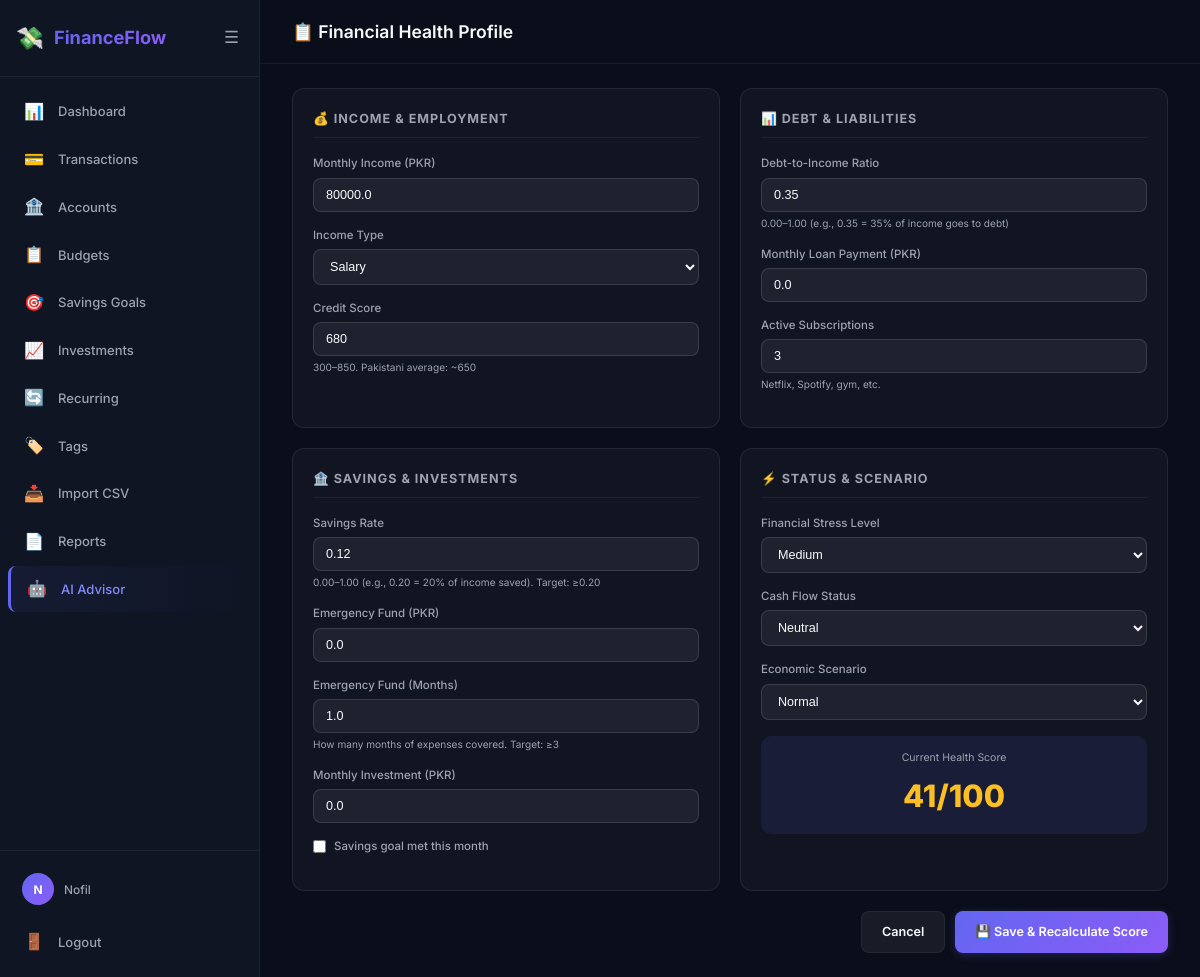
Page /ai/profile (signed in) on the committed database.
### app/models/user.py (models this page shows, shortened)
class User(UserMixin, db.Model):
    __tablename__ = 'users'
    user_id = db.Column(db.Integer, primary_key=True)
    name = db.Column(db.String(100), nullable=False)
    email = db.Column(db.String(150), unique=True, nullable=False)
    phone = db.Column(db.String(20))
    password_hash = db.Column(db.String(256))
    google_id = db.Column(db.String(100), unique=True)
    avatar_url = db.Column(db.String(500))
    preferred_currency = db.Column(db.String(10), default='PKR')
    is_active = db.Column(db.Boolean, default=True)
    created_at = db.Column(db.DateTime, default=datetime.utcnow)
    accounts = db.relationship('Account', backref='user', lazy='dynamic')
    transactions = db.relationship('Transaction', backref='user', lazy='dynamic')
    budgets = db.relationship('Budget', backref='user', lazy='dynamic')
    savings_goals = db.relationship('SavingsGoal', backref='user', lazy='dynamic')
    investments = db.relationship('Investment', backref='user', lazy='dynamic')
    recurring_transactions = db.relationship('RecurringTransaction', backref='user', lazy='dynamic')
    categories = db.relationship('Category', backref='user', lazy='dynamic')
    tags = db.relationship('Tag', backref='user', lazy='dynamic')
    notifications = db.relationship('Notification', backref='user', lazy='dynamic')
    financial_profile = db.relationship('FinancialProfile', backref='user', uselist=False, lazy='joined')
    ai_messages = db.relationship('AiChatMessage', backref='user', lazy='dynamic', order_by='AiChatMessage.created_at')
    @property
    def display_name(self):
        return self.name or self.email.split('@')[0]

### app/models/financial_profile.py (models this page shows, shortened)
class FinancialProfile(db.Model):
    __tablename__ = 'financial_profiles'
    id = db.Column(db.Integer, primary_key=True)
    user_id = db.Column(
        db.Integer, db.ForeignKey('users.user_id'),
        nullable=False, unique=True
    )
    monthly_income_pkr = db.Column(db.Float, default=80000.0)
    income_type = db.Column(db.String(50), default='Salary')  # Salary, Business, Freelance, etc.
    credit_score = db.Column(db.Integer, default=680)
    debt_to_income_ratio = db.Column(db.Float, default=0.35)
    savings_rate = db.Column(db.Float, default=0.12)
    financial_stress_level = db.Column(db.String(20), default='Medium')  # Low, Medium, High
    cash_flow_status = db.Column(db.String(20), default='Neutral')      # Positive, Neutral, Negative
    financial_scenario = db.Column(db.String(30), default='normal')     # normal, high_inflation, emergency
    emergency_fund_pkr = db.Column(db.Float, default=0.0)
    emergency_fund_months = db.Column(db.Float, default=1.0)
    loan_payment_pkr = db.Column(db.Float, default=0.0)
    investment_amount_pkr = db.Column(db.Float, default=0.0)
    subscription_services = db.Column(db.Integer, default=3)
    savings_goal_met = db.Column(db.Boolean, default=False)
    financial_advice_score = db.Column(db.Integer, default=50)
    _groq_api_key = db.Column('groq_api_key', db.String(255), nullable=True)
    preferred_model = db.Column(db.String(100), default='llama-3.3-70b-versatile')
    @property
    def groq_api_key(self) -> Optional[str]:
        """Decrypt and return user's custom Groq API key."""
        if not self._groq_api_key:
            return None
        return decrypt_credential(self._groq_api_key)
    @groq_api_key.setter
    def groq_api_key(self, value: Optional[str]):
        """Encrypt and store user's custom Groq API key."""
        if not value or not str(value).strip():
            self._groq_api_key = None
        else:
            self._groq_api_key = encrypt_credential(str(value).strip())
    updated_at = db.Column(
        db.DateTime, default=datetime.utcnow, onupdate=datetime.utcnow
    )

### app/ai/routes.py (the view, shortened to what this page needs)
@ai_bp.route('/profile', methods=['GET', 'POST'])
@login_required
def profile():
    fp = _ensure_profile(current_user.user_id)
    return render_template('ai/profile.html', profile=fp)

### app/templates/ai/profile.html (shortened to what this page needs)
{% extends 'base.html' %}
{% block page_title %}📋 Financial Health Profile{% endblock %}
{% block content %}
<form method="POST" action="{{ url_for('ai.profile') }}" class="profile-form">
    <div class="form-section">
        <h3>💰 Income & Employment</h3>
        <div class="form-group">
            <label for="monthly_income_pkr">Monthly Income (PKR)</label>
            <input type="number" id="monthly_income_pkr" name="monthly_income_pkr"
                   value="{{ profile.monthly_income_pkr }}" step="1000" min="0">
        </div>
        <div class="form-group">
            <label for="income_type">Income Type</label>
            <select id="income_type" name="income_type">
                {% for opt in ['Salary', 'Business', 'Freelance', 'Rental', 'Government', 'Mixed'] %}
                <option value="{{ opt }}" {% if profile.income_type == opt %}selected{% endif %}>{{ opt }}</option>
                {% endfor %}
            </select>
        </div>
        <div class="form-group">
            <label for="credit_score">Credit Score</label>
            <input type="number" id="credit_score" name="credit_score"
                   value="{{ profile.credit_score }}" min="300" max="850">
            <div class="hint">300–850. Pakistani average: ~650</div>
        </div>
    </div>
    <div class="form-section">
        <h3>📊 Debt & Liabilities</h3>
        <div class="form-group">
            <label for="debt_to_income_ratio">Debt-to-Income Ratio</label>
            <input type="number" id="debt_to_income_ratio" name="debt_to_income_ratio"
                   value="{{ profile.debt_to_income_ratio }}" step="0.01" min="0" max="1">
            <div class="hint">0.00–1.00 (e.g., 0.35 = 35% of income goes to debt)</div>
        </div>
        <div class="form-group">
            <label for="loan_payment_pkr">Monthly Loan Payment (PKR)</label>
            <input type="number" id="loan_payment_pkr" name="loan_payment_pkr"
                   value="{{ profile.loan_payment_pkr }}" step="500" min="0">
        </div>
        <div class="form-group">
            <label for="subscription_services">Active Subscriptions</label>
            <input type="number" id="subscription_services" name="subscription_services"
                   value="{{ profile.subscription_services }}" min="0" max="30">
            <div class="hint">Netflix, Spotify, gym, etc.</div>
        </div>
    </div>
    <div class="form-section">
        <h3>🏦 Savings & Investments</h3>
        <div class="form-group">
            <label for="savings_rate">Savings Rate</label>
            <input type="number" id="savings_rate" name="savings_rate"
                   value="{{ profile.savings_rate }}" step="0.01" min="0" max="1">
            <div class="hint">0.00–1.00 (e.g., 0.20 = 20% of income saved). Target: ≥0.20</div>
        </div>
        <div class="form-group">
            <label for="emergency_fund_pkr">Emergency Fund (PKR)</label>
            <input type="number" id="emergency_fund_pkr" name="emergency_fund_pkr"
                   value="{{ profile.emergency_fund_pkr }}" step="5000" min="0">
        </div>
        <div class="form-group">
            <label for="emergency_fund_months">Emergency Fund (Months)</label>
            <input type="number" id="emergency_fund_months" name="emergency_fund_months"
                   value="{{ profile.emergency_fund_months }}" step="0.5" min="0" max="24">
            <div class="hint">How many months of expenses covered. Target: ≥3</div>
        </div>
        <div class="form-group">
            <label for="investment_amount_pkr">Monthly Investment (PKR)</label>
            <input type="number" id="investment_amount_pkr" name="investment_amount_pkr"
                   value="{{ profile.investment_amount_pkr }}" step="1000" min="0">
        </div>
        <div class="form-group checkbox-group">
            <input type="checkbox" id="savings_goal_met" name="savings_goal_met"
                   {% if profile.savings_goal_met %}checked{% endif %}>
            <label for="savings_goal_met" style="margin-bottom: 0;">Savings goal met this month</label>
        </div>
    </div>
    <div class="form-section">
        <h3>⚡ Status & Scenario</h3>
        <div class="form-group">
            <label for="financial_stress_level">Financial Stress Level</label>
            <select id="financial_stress_level" name="financial_stress_level">
                {% for opt in ['Low', 'Medium', 'High'] %}
                <option value="{{ opt }}" {% if profile.financial_stress_level == opt %}selected{% endif %}>{{ opt }}</option>
                {% endfor %}
            </select>
        </div>
        <div class="form-group">
            <label for="cash_flow_status">Cash Flow Status</label>
            <select id="cash_flow_status" name="cash_flow_status">
                {% for opt in ['Positive', 'Neutral', 'Negative'] %}
                <option value="{{ opt }}" {% if profile.cash_flow_status == opt %}selected{% endif %}>{{ opt }}</option>
                {% endfor %}
            </select>
        </div>
        <div class="form-group">
            <label for="financial_scenario">Economic Scenario</label>
            <select id="financial_scenario" name="financial_scenario">
                {% for opt in ['normal', 'high_inflation', 'emergency'] %}
                <option value="{{ opt }}" {% if profile.financial_scenario == opt %}selected{% endif %}>{{ opt|capitalize }}</option>
                {% endfor %}
            </select>
        </div>
        {% if profile.financial_advice_score is not none %}
        <div style="margin-top: 16px; padding: 14px; background: rgba(99,102,241,0.1); border-radius: 10px; text-align: center;">
            <div style="font-size: 0.75rem; color: var(--text-secondary); margin-bottom: 4px;">Current Health Score</div>
            <div style="font-size: 2.2rem; font-weight: 800;
                 color: {% if profile.financial_advice_score >= 70 %}#34d399{% elif profile.financial_advice_score >= 40 %}#fbbf24{% else %}#f87171{% endif %}">
                {{ profile.financial_advice_score }}/100
            </div>
        </div>
        {% endif %}
    </div>
    <div class="form-actions">
        <a href="{{ url_for('ai.advisor') }}" class="btn btn-secondary">Cancel</a>
        <button type="submit" class="btn btn-primary">💾 Save & Recalculate Score</button>
    </div>
</form>
{% endblock %}

### app/templates/base.html (shortened to what this page needs)
<!DOCTYPE html>
<html lang="en">
<head>
    <link rel="stylesheet" href="{{ url_for('static', filename='css/style.css') }}">
</head>
<body>
    {% if current_user.is_authenticated %}
    <div class="app-layout">
        <aside class="sidebar" id="sidebar">
            <div class="sidebar-header">
                <div class="logo">
                    <span class="logo-icon">💸</span>
                    <span class="logo-text">FinanceFlow</span>
                </div>
                <button class="sidebar-toggle" id="sidebarToggle" aria-label="Toggle sidebar">
                    <span class="toggle-icon">☰</span>
                </button>
            </div>
            <nav class="sidebar-nav">
                <a href="{{ url_for('dashboard.index') }}" class="nav-item {% if request.endpoint and request.endpoint.startswith('dashboard') %}active{% endif %}">
                    <span class="nav-icon">📊</span><span class="nav-label">Dashboard</span>
                </a>
                <a href="{{ url_for('transactions.index') }}" class="nav-item {% if request.endpoint and request.endpoint.startswith('transactions') %}active{% endif %}">
                    <span class="nav-icon">💳</span><span class="nav-label">Transactions</span>
                </a>
                <a href="{{ url_for('accounts.index') }}" class="nav-item {% if request.endpoint and request.endpoint.startswith('accounts') %}active{% endif %}">
                    <span class="nav-icon">🏦</span><span class="nav-label">Accounts</span>
                </a>
                <a href="{{ url_for('budgets.index') }}" class="nav-item {% if request.endpoint and request.endpoint.startswith('budgets') %}active{% endif %}">
                    <span class="nav-icon">📋</span><span class="nav-label">Budgets</span>
                </a>
                <a href="{{ url_for('savings.index') }}" class="nav-item {% if request.endpoint and request.endpoint.startswith('savings') %}active{% endif %}">
                    <span class="nav-icon">🎯</span><span class="nav-label">Savings Goals</span>
                </a>
                <a href="{{ url_for('investments.index') }}" class="nav-item {% if request.endpoint and request.endpoint.startswith('investments') %}active{% endif %}">
                    <span class="nav-icon">📈</span><span class="nav-label">Investments</span>
                </a>
                <a href="{{ url_for('recurring.index') }}" class="nav-item {% if request.endpoint and request.endpoint.startswith('recurring') %}active{% endif %}">
                    <span class="nav-icon">🔄</span><span class="nav-label">Recurring</span>
                </a>
                <a href="{{ url_for('tags.index') }}" class="nav-item {% if request.endpoint and request.endpoint.startswith('tags') %}active{% endif %}">
                    <span class="nav-icon">🏷️</span><span class="nav-label">Tags</span>
                </a>
                <a href="{{ url_for('imports.upload') }}" class="nav-item {% if request.endpoint and request.endpoint.startswith('imports') %}active{% endif %}">
                    <span class="nav-icon">📥</span><span class="nav-label">Import CSV</span>
                </a>
                <a href="{{ url_for('reports.index') }}" class="nav-item {% if request.endpoint and request.endpoint.startswith('reports') %}active{% endif %}">
                    <span class="nav-icon">📄</span><span class="nav-label">Reports</span>
                </a>
                <a href="{{ url_for('ai.advisor') }}" class="nav-item {% if request.endpoint and request.endpoint.startswith('ai') %}active{% endif %}" style="background: linear-gradient(90deg, rgba(99,102,241,0.08), transparent);">
                    <span class="nav-icon">🤖</span><span class="nav-label">AI Advisor</span>
                </a>
            </nav>
            <div class="sidebar-footer">
                <div class="user-info">
                    {% if current_user.avatar_url %}
                    <img src="{{ current_user.avatar_url }}" alt="avatar" class="user-avatar">
                    {% else %}
                    <div class="user-avatar-placeholder">{{ current_user.display_name[0] | upper }}</div>
                    {% endif %}
                    <span class="user-name">{{ current_user.display_name }}</span>
                </div>
                <a href="{{ url_for('auth.logout') }}" class="nav-item logout-btn">
                    <span class="nav-icon">🚪</span><span class="nav-label">Logout</span>
                </a>
            </div>
        </aside>
        <main class="main-content">
            <header class="top-bar">
                <h1 class="page-title">{% block page_title %}Dashboard{% endblock %}</h1>
            </header>
            <div class="content-area">
                {% block content %}{% endblock %}
            </div>
        </main>
    </div>
    {% endif %}
</body>
</html>

### rows in the picture
User: name "N", display_name "Nofil"
FinancialProfile: monthly_income_pkr "80000.0", income_type "Salary", credit_score "680", debt_to_income_ratio "0.35", loan_payment_pkr "0.0", subscription_services "3", savings_rate "0.12", emergency_fund_pkr "0.0", emergency_fund_months "1.0", investment_amount_pkr "0.0", financial_stress_level "Medium", cash_flow_status "Neutral", financial_scenario "Normal", financial_advice_score "41"
